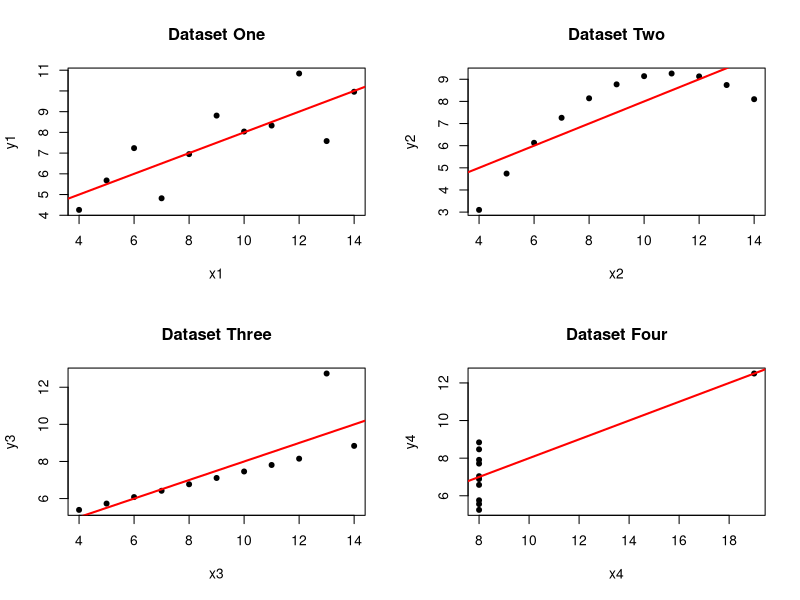

This chart was generated by the following R code:
library(datasets)
a <- anscombe
par(mfrow=c(2,2))

ft1 = lm(y1 ~ x1, data = a)
ft2 = lm(y2 ~ x2, data = a)
ft3 = lm(y3 ~ x3, data = a)
ft4 = lm(y4 ~ x4, data = a)

plot(a$x1,a$y1, main=paste("Dataset One"), pch = 19, cex = .8, xlab = "x1", ylab = 'y1')
abline(ft1, col = 'red', lwd = 2)
plot(a$x2,a$y2, main=paste("Dataset Two"), pch = 19, cex = .8, xlab = "x2", ylab = 'y2')
abline(ft2, col = 'red', lwd = 2)
plot(a$x3,a$y3, main=paste("Dataset Three"), pch = 19, cex = .8, xlab = "x3", ylab = 'y3')
abline(ft3, col = 'red', lwd = 2)
plot(a$x4,a$y4, main=paste("Dataset Four"), pch = 19, cex = .8, xlab = "x4", ylab = 'y4')
abline(ft4, col = 'red', lwd = 2)

predict(ft1, data.frame(x1 = 10))
predict(ft2, data.frame(x2 = 10))
predict(ft3, data.frame(x3 = 10))
predict(ft4, data.frame(x4 = 10))